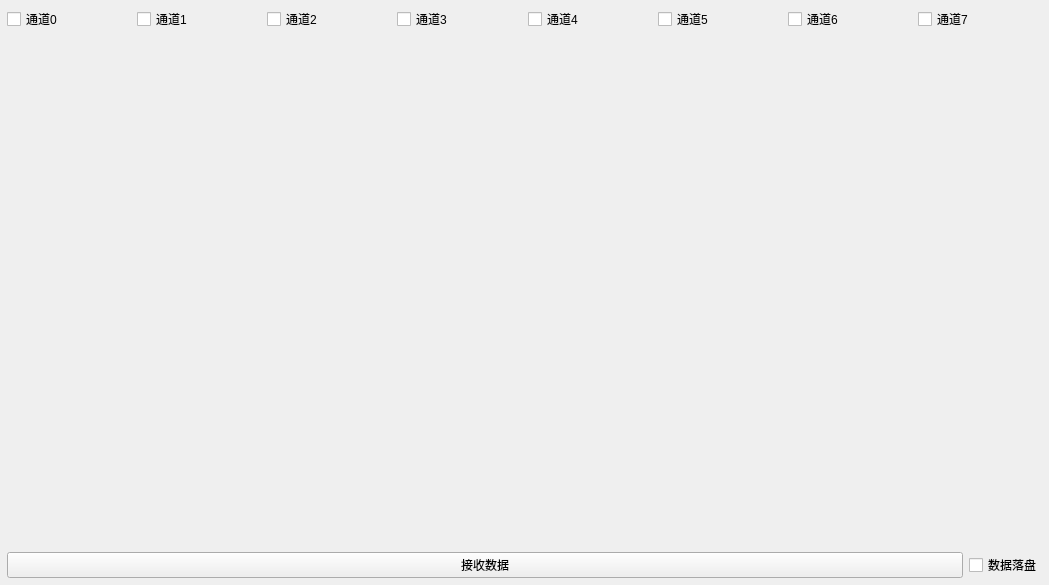
<?xml version="1.0" encoding="UTF-8"?>
<ui version="4.0">
 <class>WaveformViewUI</class>
 <widget class="QWidget" name="WaveformViewUI">
  <property name="geometry">
   <rect>
    <x>0</x>
    <y>0</y>
    <width>1049</width>
    <height>585</height>
   </rect>
  </property>
  <property name="windowTitle">
   <string>Form</string>
  </property>
  <layout class="QGridLayout" name="gridLayout_2">
   <property name="leftMargin">
    <number>0</number>
   </property>
   <property name="topMargin">
    <number>0</number>
   </property>
   <property name="rightMargin">
    <number>0</number>
   </property>
   <property name="bottomMargin">
    <number>0</number>
   </property>
   <item row="0" column="0">
    <layout class="QGridLayout" name="gridLayout">
     <property name="leftMargin">
      <number>7</number>
     </property>
     <property name="topMargin">
      <number>7</number>
     </property>
     <property name="rightMargin">
      <number>7</number>
     </property>
     <property name="bottomMargin">
      <number>7</number>
     </property>
     <item row="2" column="0">
      <widget class="QPushButton" name="btn_start">
       <property name="sizePolicy">
        <sizepolicy hsizetype="Expanding" vsizetype="Fixed">
         <horstretch>0</horstretch>
         <verstretch>0</verstretch>
        </sizepolicy>
       </property>
       <property name="text">
        <string>接收数据</string>
       </property>
      </widget>
     </item>
     <item row="2" column="1">
      <widget class="QCheckBox" name="chk_write_file">
       <property name="text">
        <string>数据落盘</string>
       </property>
      </widget>
     </item>
     <item row="1" column="0" colspan="2">
      <widget class="QWidget" name="gridWidget_3" native="true">
       <property name="sizePolicy">
        <sizepolicy hsizetype="Expanding" vsizetype="Expanding">
         <horstretch>0</horstretch>
         <verstretch>0</verstretch>
        </sizepolicy>
       </property>
       <layout class="QGridLayout" name="wave_layout"/>
      </widget>
     </item>
     <item row="0" column="0" colspan="2">
      <layout class="QGridLayout" name="gridLayout_3">
       <item row="0" column="3">
        <widget class="QCheckBox" name="chk_3">
         <property name="text">
          <string>通道3</string>
         </property>
        </widget>
       </item>
       <item row="0" column="1">
        <widget class="QCheckBox" name="chk_1">
         <property name="text">
          <string>通道1</string>
         </property>
        </widget>
       </item>
       <item row="0" column="5">
        <widget class="QCheckBox" name="chk_5">
         <property name="text">
          <string>通道5</string>
         </property>
        </widget>
       </item>
       <item row="0" column="4">
        <widget class="QCheckBox" name="chk_4">
         <property name="text">
          <string>通道4</string>
         </property>
        </widget>
       </item>
       <item row="0" column="0">
        <widget class="QCheckBox" name="chk_0">
         <property name="text">
          <string>通道0</string>
         </property>
        </widget>
       </item>
       <item row="0" column="6">
        <widget class="QCheckBox" name="chk_6">
         <property name="text">
          <string>通道6</string>
         </property>
        </widget>
       </item>
       <item row="0" column="2">
        <widget class="QCheckBox" name="chk_2">
         <property name="text">
          <string>通道2</string>
         </property>
        </widget>
       </item>
       <item row="0" column="7">
        <widget class="QCheckBox" name="chk_7">
         <property name="text">
          <string>通道7</string>
         </property>
        </widget>
       </item>
      </layout>
     </item>
    </layout>
   </item>
  </layout>
 </widget>
 <resources/>
 <connections/>
</ui>
